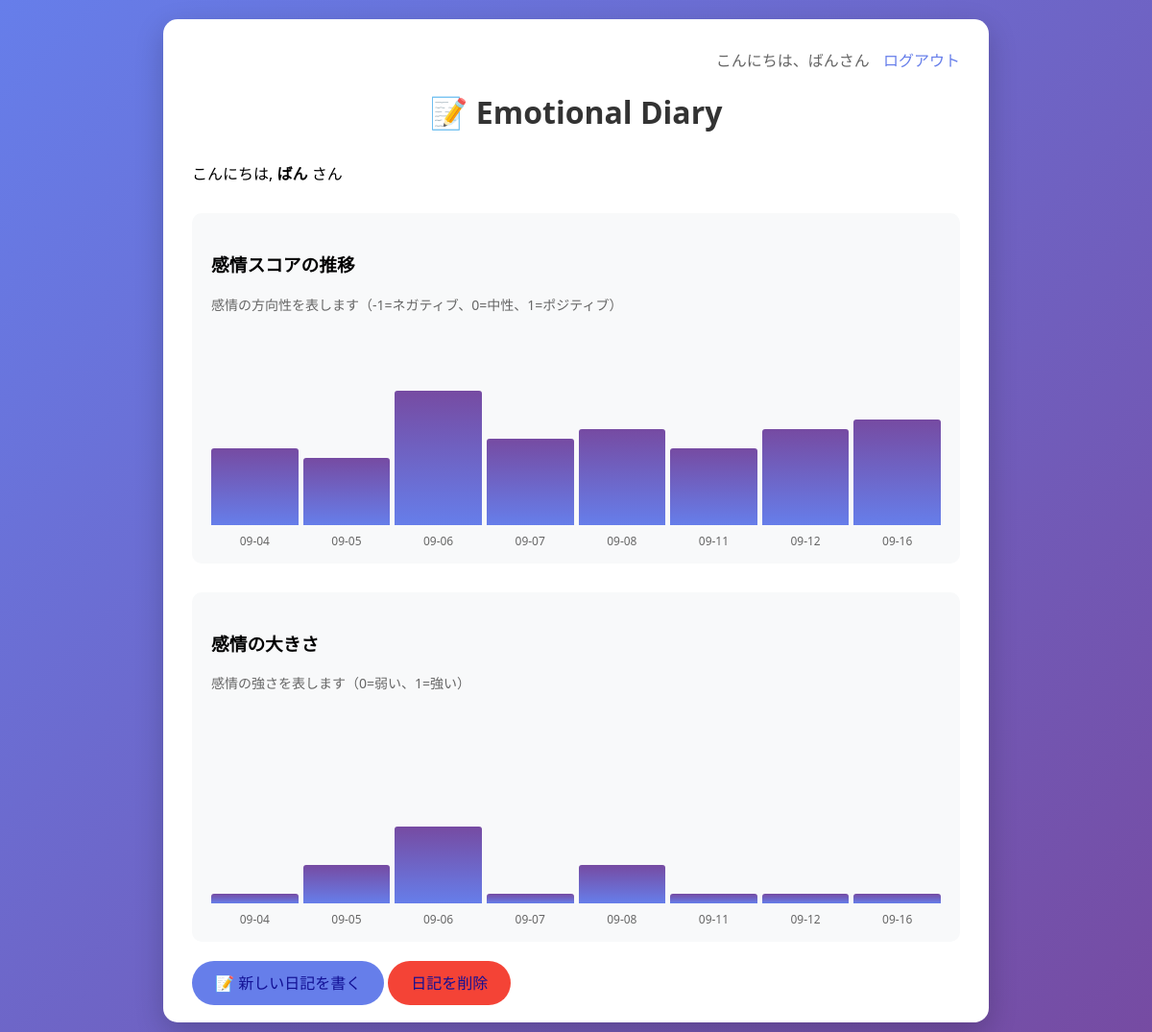
Screenshot of / (signed in) with the database file from the repository.
### tables this page shows
CREATE TABLE entries(
      id INTEGER PRIMARY KEY AUTOINCREMENT,
      date TEXT NOT NULL,
      text TEXT NOT NULL,
      emojis TEXT,
      mood INTEGER,
      sentiment_score REAL,
      sentiment_magnitude REAL,
      created_at TEXT NOT NULL,
      user_id INTEGER NOT NULL,
      FOREIGN KEY(user_id) REFERENCES users(id)
    );

### main.py (the view)
@app.get("/", response_class=HTMLResponse)
def home(request: Request):
    user = get_current_user(request)
    if not user:
        return RedirectResponse(url="/login", status_code=302)
    con = sqlite3.connect(DB_PATH)
    cur = con.cursor()
    cur.execute("SELECT id FROM users WHERE username = ?", (user['username'],))
    user_id_row = cur.fetchone()
    if not user_id_row:
        return RedirectResponse(url="/login", status_code=303)
    user_id = user_id_row[0]
    cur.execute("SELECT date, sentiment_score, sentiment_magnitude FROM entries WHERE user_id = ? ORDER BY date DESC LIMIT 30", (user_id,))
    rows = cur.fetchall()
    con.close()
    rows = rows[::-1]
    dates = [r[0] for r in rows]
    scores = [r[1] if r[1] is not None else 0 for r in rows]
    moods = [max(r[2] * 200, 5) if r[2] is not None else 5 for r in rows]
    suggestion = ""
    if len(scores) >= 3:
        last3 = scores[-3:]
        avg3 = sum(last3)/3
        if avg3 < -0.5:
            suggestion = "パーッと遊びに出かけませんか？"
        elif avg3 < -0.2:
            suggestion = "💡最近少し低調です。近所を5分散歩してみませんか？🌿"
        elif avg3 > 0.3:
            suggestion = "むっちゃ元気！"
        elif avg3 > 0:
            suggestion = "はっぴーはっぴーはっぴー"
    return templates.TemplateResponse(
        "home.html",
        {"request": request, "dates": dates, "moods": moods, "scores": scores, "suggestion": suggestion, "username": user['username']}
    )

### template/home.html (shortened to what this page needs)
<!DOCTYPE html>
<html lang="ja">
<head>
</head>
<body>
    <div class="container">
        <div class="user-info">
            こんにちは、{{ username }}さん
            <a href="/logout">ログアウト</a>
        </div>
        <h1>📝 Emotional Diary</h1>
        {% if username %}
        <div class="header">
            <span>こんにちは, <strong>{{ username }}</strong> さん</span>
        </div>
        {% endif %}
        <div class="chart-container">
            <h3>感情スコアの推移</h3>
            <p style="font-size: 14px; color: #666; margin: 10px 0;">感情の方向性を表します（-1=ネガティブ、0=中性、1=ポジティブ）</p>
            <div class="mood-chart">
                {% for i in range(dates|length) %}
                <div class="mood-bar" data-height="{{ (scores[i] + 1) * 100 }}" title="{{ dates[i] }}: スコア {{ scores[i] }}">
                    <div class="date-label">{{ dates[i][5:] }}</div>
                </div>
                {% endfor %}
            </div>
        </div>
        <div class="chart-container">
            <h3>感情の大きさ</h3>
            <p style="font-size: 14px; color: #666; margin: 10px 0;">感情の強さを表します（0=弱い、1=強い）</p>
            <div class="mood-chart">
                {% for i in range(dates|length) %}
                <div class="mood-bar" data-height="{{ moods[i] }}" title="{{ dates[i] }}: 大きさ {{ moods[i] / 200 }}">
                    <div class="date-label">{{ dates[i][5:] }}</div>
                </div>
                {% endfor %}
            </div>
        </div>
        <a href="/entry" class="entry-link">📝 新しい日記を書く</a>
        <a href="/delete" class="delete-link"> 日記を削除</a>
    </div>
</body>
</html>

### template/home.html (style rules this page uses)
body { font-family: 'Segoe UI', Tahoma, Geneva, Verdana, sans-serif; margin: 0; padding: 20px; background: linear-gradient(135deg, #667eea 0%, #764ba2 100%); min-height: 100vh; }
.container { max-width: 800px; margin: 0 auto; background: white; border-radius: 15px; padding: 30px; box-shadow: 0 10px 30px rgba(0,0,0,0.2); }
h1 { text-align: center; color: #333; margin-bottom: 30px; }
.chart-container { margin: 30px 0; padding: 20px; background: #f8f9fa; border-radius: 10px; }
.entry-link, .delete-link { flex: 1; text-align: center; color: rgb(18, 16, 148); padding: 12px 24px; text-decoration: none; border-radius: 25px; transition: background 0.3s; }
.delete-link { background: #f44336; }
.entry-link { background: #667eea; }
.mood-chart { display: flex; align-items: end; height: 200px; margin: 20px 0; gap: 5px; }
.mood-bar { flex: 1; background: linear-gradient(to top, #667eea, #764ba2); border-radius: 3px 3px 0 0; min-height: 10px; position: relative; }
.date-label { position: absolute; bottom: -25px; left: 50%; transform: translateX(-50%); font-size: 12px; color: #666; }
.user-info { text-align: right; margin-bottom: 20px; color: #666; }
.user-info a { color: #667eea; text-decoration: none; margin-left: 10px; }

### rows the page displays
entries: date "09-04", date "09-04"
entries: date "09-05", date "09-05"
entries: date "09-06", date "09-06"
entries: date "09-07", date "09-07"
entries: date "09-08", date "09-08"
entries: date "09-11", date "09-11"
entries: date "09-12", date "09-12"
entries: date "09-16", date "09-16"

### other values shown
{{ username }} "ばん"
